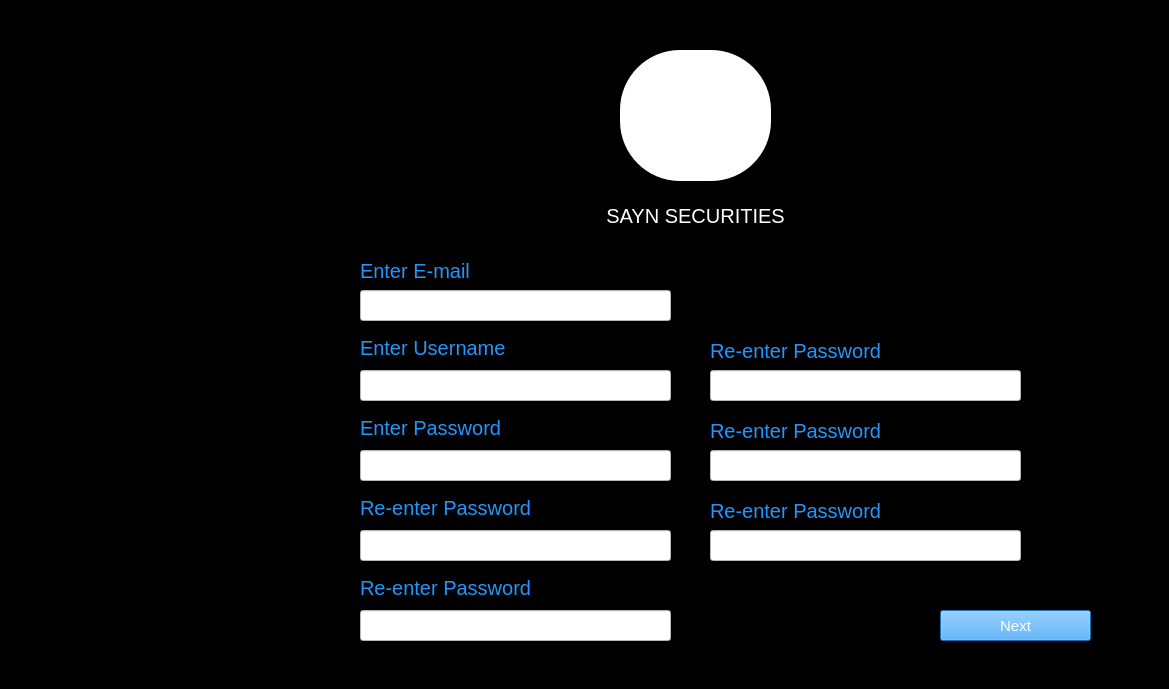
<?xml version="1.0" encoding="UTF-8"?>
<ui version="4.0">
 <class>Registration</class>
 <widget class="QMainWindow" name="Registration">
  <property name="geometry">
   <rect>
    <x>0</x>
    <y>0</y>
    <width>1169</width>
    <height>689</height>
   </rect>
  </property>
  <property name="windowTitle">
   <string>Registration</string>
  </property>
  <property name="styleSheet">
   <string notr="true">background-color: rgb(0, 0, 0);</string>
  </property>
  <widget class="QWidget" name="centralwidget">
   <widget class="QLineEdit" name="emailbox">
    <property name="geometry">
     <rect>
      <x>360</x>
      <y>290</y>
      <width>311</width>
      <height>31</height>
     </rect>
    </property>
    <property name="styleSheet">
     <string notr="true">background-color: rgb(255, 255, 255);</string>
    </property>
   </widget>
   <widget class="QLabel" name="usernametext">
    <property name="geometry">
     <rect>
      <x>360</x>
      <y>340</y>
      <width>151</width>
      <height>16</height>
     </rect>
    </property>
    <property name="font">
     <font>
      <pointsize>15</pointsize>
     </font>
    </property>
    <property name="styleSheet">
     <string notr="true">color: rgb(32, 151, 255);</string>
    </property>
    <property name="text">
     <string>Enter Username</string>
    </property>
   </widget>
   <widget class="QLabel" name="sayn">
    <property name="geometry">
     <rect>
      <x>570</x>
      <y>200</y>
      <width>251</width>
      <height>31</height>
     </rect>
    </property>
    <property name="font">
     <font>
      <pointsize>15</pointsize>
     </font>
    </property>
    <property name="autoFillBackground">
     <bool>false</bool>
    </property>
    <property name="styleSheet">
     <string notr="true">color: rgb(255, 255, 255);</string>
    </property>
    <property name="text">
     <string>SAYN SECURITIES</string>
    </property>
    <property name="alignment">
     <set>Qt::AlignCenter</set>
    </property>
   </widget>
   <widget class="QLabel" name="emailtext">
    <property name="geometry">
     <rect>
      <x>360</x>
      <y>260</y>
      <width>121</width>
      <height>21</height>
     </rect>
    </property>
    <property name="font">
     <font>
      <pointsize>15</pointsize>
     </font>
    </property>
    <property name="styleSheet">
     <string notr="true">color: rgb(32, 151, 255);
</string>
    </property>
    <property name="text">
     <string>Enter E-mail</string>
    </property>
   </widget>
   <widget class="QLineEdit" name="usernamebox">
    <property name="geometry">
     <rect>
      <x>360</x>
      <y>370</y>
      <width>311</width>
      <height>31</height>
     </rect>
    </property>
    <property name="styleSheet">
     <string notr="true">background-color: rgb(255, 255, 255);</string>
    </property>
   </widget>
   <widget class="QLabel" name="passtext_1">
    <property name="geometry">
     <rect>
      <x>360</x>
      <y>420</y>
      <width>141</width>
      <height>16</height>
     </rect>
    </property>
    <property name="font">
     <font>
      <pointsize>15</pointsize>
     </font>
    </property>
    <property name="styleSheet">
     <string notr="true">color: rgb(32, 151, 255);</string>
    </property>
    <property name="text">
     <string>Enter Password</string>
    </property>
   </widget>
   <widget class="QLineEdit" name="passbox_1">
    <property name="geometry">
     <rect>
      <x>360</x>
      <y>450</y>
      <width>311</width>
      <height>31</height>
     </rect>
    </property>
    <property name="styleSheet">
     <string notr="true">background-color: rgb(255, 255, 255);</string>
    </property>
   </widget>
   <widget class="QLabel" name="passtext_2">
    <property name="geometry">
     <rect>
      <x>360</x>
      <y>500</y>
      <width>181</width>
      <height>16</height>
     </rect>
    </property>
    <property name="font">
     <font>
      <pointsize>15</pointsize>
     </font>
    </property>
    <property name="styleSheet">
     <string notr="true">color: rgb(32, 151, 255);</string>
    </property>
    <property name="text">
     <string>Re-enter Password</string>
    </property>
   </widget>
   <widget class="QLineEdit" name="passbox_2">
    <property name="geometry">
     <rect>
      <x>360</x>
      <y>530</y>
      <width>311</width>
      <height>31</height>
     </rect>
    </property>
    <property name="styleSheet">
     <string notr="true">background-color: rgb(255, 255, 255);</string>
    </property>
   </widget>
   <widget class="QLabel" name="passtext_3">
    <property name="geometry">
     <rect>
      <x>360</x>
      <y>580</y>
      <width>181</width>
      <height>16</height>
     </rect>
    </property>
    <property name="font">
     <font>
      <pointsize>15</pointsize>
     </font>
    </property>
    <property name="styleSheet">
     <string notr="true">color: rgb(32, 151, 255);</string>
    </property>
    <property name="text">
     <string>Re-enter Password</string>
    </property>
   </widget>
   <widget class="QLineEdit" name="passbox_3">
    <property name="geometry">
     <rect>
      <x>360</x>
      <y>610</y>
      <width>311</width>
      <height>31</height>
     </rect>
    </property>
    <property name="styleSheet">
     <string notr="true">background-color: rgb(255, 255, 255);</string>
    </property>
   </widget>
   <widget class="QLineEdit" name="passbox_4">
    <property name="geometry">
     <rect>
      <x>710</x>
      <y>370</y>
      <width>311</width>
      <height>31</height>
     </rect>
    </property>
    <property name="styleSheet">
     <string notr="true">background-color: rgb(255, 255, 255);</string>
    </property>
   </widget>
   <widget class="QLineEdit" name="passbox_5">
    <property name="geometry">
     <rect>
      <x>710</x>
      <y>450</y>
      <width>311</width>
      <height>31</height>
     </rect>
    </property>
    <property name="styleSheet">
     <string notr="true">background-color: rgb(255, 255, 255);</string>
    </property>
   </widget>
   <widget class="QLabel" name="passtext_5">
    <property name="geometry">
     <rect>
      <x>710</x>
      <y>420</y>
      <width>181</width>
      <height>21</height>
     </rect>
    </property>
    <property name="font">
     <font>
      <pointsize>15</pointsize>
     </font>
    </property>
    <property name="styleSheet">
     <string notr="true">color: rgb(32, 151, 255);</string>
    </property>
    <property name="text">
     <string>Re-enter Password</string>
    </property>
   </widget>
   <widget class="QLabel" name="passtext_4">
    <property name="geometry">
     <rect>
      <x>710</x>
      <y>340</y>
      <width>181</width>
      <height>21</height>
     </rect>
    </property>
    <property name="font">
     <font>
      <pointsize>15</pointsize>
     </font>
    </property>
    <property name="styleSheet">
     <string notr="true">color: rgb(32, 151, 255);</string>
    </property>
    <property name="text">
     <string>Re-enter Password</string>
    </property>
   </widget>
   <widget class="QLineEdit" name="passbox_6">
    <property name="geometry">
     <rect>
      <x>710</x>
      <y>530</y>
      <width>311</width>
      <height>31</height>
     </rect>
    </property>
    <property name="styleSheet">
     <string notr="true">background-color: rgb(255, 255, 255);</string>
    </property>
   </widget>
   <widget class="QLabel" name="passtext_6">
    <property name="geometry">
     <rect>
      <x>710</x>
      <y>500</y>
      <width>181</width>
      <height>21</height>
     </rect>
    </property>
    <property name="font">
     <font>
      <pointsize>15</pointsize>
     </font>
    </property>
    <property name="styleSheet">
     <string notr="true">color: rgb(32, 151, 255);</string>
    </property>
    <property name="text">
     <string>Re-enter Password</string>
    </property>
   </widget>
   <widget class="QPushButton" name="nextbutton">
    <property name="geometry">
     <rect>
      <x>940</x>
      <y>610</y>
      <width>151</width>
      <height>31</height>
     </rect>
    </property>
    <property name="font">
     <font>
      <pointsize>11</pointsize>
     </font>
    </property>
    <property name="styleSheet">
     <string notr="true">background-color: rgb(32, 151, 255);
color: rgb(255, 255, 255);</string>
    </property>
    <property name="text">
     <string>Next</string>
    </property>
   </widget>
   <widget class="QPushButton" name="image">
    <property name="geometry">
     <rect>
      <x>620</x>
      <y>50</y>
      <width>151</width>
      <height>131</height>
     </rect>
    </property>
    <property name="styleSheet">
     <string notr="true">border-radius: 60px;
background-color: rgb(255, 255, 255);
image: url(:/sy/3.png);</string>
    </property>
    <property name="text">
     <string/>
    </property>
   </widget>
  </widget>
  <widget class="QStatusBar" name="statusbar"/>
 </widget>
 <resources>
  <include location="sayn2.qrc.png"/>
 </resources>
 <connections/>
</ui>
